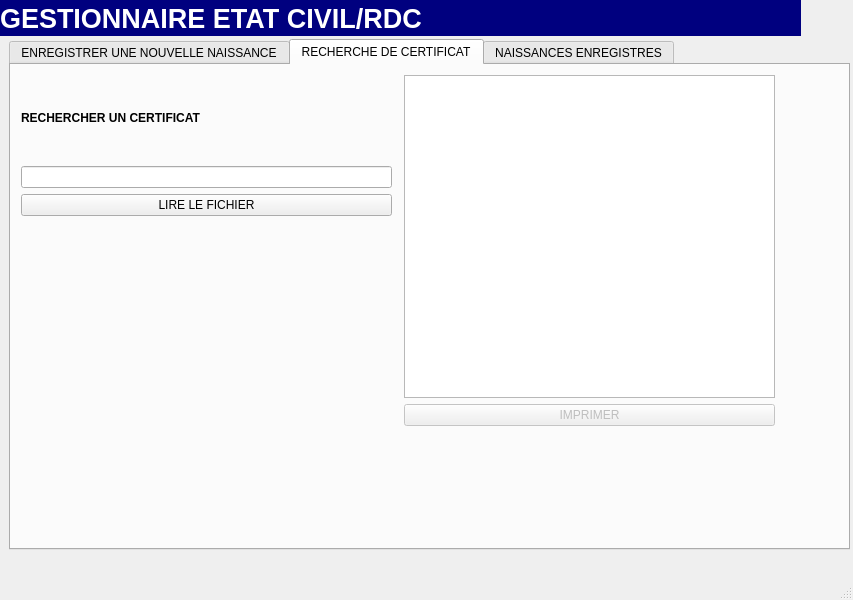
<?xml version="1.0" encoding="UTF-8"?>
<ui version="4.0">
 <class>naissances</class>
 <widget class="QMainWindow" name="naissances">
  <property name="geometry">
   <rect>
    <x>0</x>
    <y>0</y>
    <width>853</width>
    <height>600</height>
   </rect>
  </property>
  <property name="windowTitle">
   <string>MainWindow</string>
  </property>
  <widget class="QWidget" name="centralwidget">
   <widget class="QTabWidget" name="tabWidget">
    <property name="geometry">
     <rect>
      <x>9</x>
      <y>39</y>
      <width>841</width>
      <height>511</height>
     </rect>
    </property>
    <property name="currentIndex">
     <number>1</number>
    </property>
    <widget class="QWidget" name="tab">
     <attribute name="title">
      <string>ENREGISTRER UNE NOUVELLE NAISSANCE</string>
     </attribute>
     <widget class="QWidget" name="layoutWidget_2">
      <property name="geometry">
       <rect>
        <x>9</x>
        <y>9</y>
        <width>821</width>
        <height>471</height>
       </rect>
      </property>
      <layout class="QGridLayout" name="gridLayout">
       <item row="12" column="0">
        <widget class="QLabel" name="label_3">
         <property name="text">
          <string>NOM DU PERE</string>
         </property>
        </widget>
       </item>
       <item row="15" column="0">
        <widget class="QLabel" name="label_7">
         <property name="text">
          <string>NOM DE LA MERE</string>
         </property>
        </widget>
       </item>
       <item row="19" column="0">
        <widget class="QLabel" name="label_8">
         <property name="text">
          <string>SEXE</string>
         </property>
        </widget>
       </item>
       <item row="2" column="0">
        <widget class="QLabel" name="label_2">
         <property name="text">
          <string>POSTNOM DE LA PERSONNE</string>
         </property>
        </widget>
       </item>
       <item row="4" column="0">
        <widget class="QLabel" name="label_10">
         <property name="text">
          <string>LIEU DE NAISSANCE</string>
         </property>
        </widget>
       </item>
       <item row="11" column="0">
        <widget class="QDateEdit" name="dateevent"/>
       </item>
       <item row="1" column="0">
        <widget class="QLineEdit" name="name"/>
       </item>
       <item row="5" column="0">
        <widget class="QLineEdit" name="lieunaiss"/>
       </item>
       <item row="17" column="0">
        <widget class="QLabel" name="label_4">
         <property name="text">
          <string>ADRESSE DES PARENTS</string>
         </property>
        </widget>
       </item>
       <item row="14" column="0" colspan="2">
        <widget class="QLineEdit" name="father">
         <property name="text">
          <string/>
         </property>
        </widget>
       </item>
       <item row="3" column="0">
        <widget class="QLineEdit" name="postname"/>
       </item>
       <item row="0" column="0">
        <widget class="QLabel" name="label">
         <property name="text">
          <string>NOM DE LA PERSONNE</string>
         </property>
        </widget>
       </item>
       <item row="6" column="0">
        <widget class="QLabel" name="label_9">
         <property name="text">
          <string>DATE DE NAISSANCE</string>
         </property>
        </widget>
       </item>
       <item row="16" column="0">
        <widget class="QLineEdit" name="mother"/>
       </item>
       <item row="21" column="0">
        <widget class="QComboBox" name="gender">
         <item>
          <property name="text">
           <string>MASCULIN</string>
          </property>
         </item>
         <item>
          <property name="text">
           <string>FEMININ</string>
          </property>
         </item>
        </widget>
       </item>
       <item row="22" column="0">
        <widget class="QPushButton" name="save_button">
         <property name="text">
          <string>ENREGISTRER</string>
         </property>
        </widget>
       </item>
       <item row="18" column="0">
        <widget class="QLineEdit" name="adress"/>
       </item>
      </layout>
     </widget>
    </widget>
    <widget class="QWidget" name="tab_2">
     <attribute name="title">
      <string>RECHERCHE DE CERTIFICAT</string>
     </attribute>
     <widget class="QWidget" name="layoutWidget">
      <property name="geometry">
       <rect>
        <x>10</x>
        <y>10</y>
        <width>371</width>
        <height>141</height>
       </rect>
      </property>
      <layout class="QGridLayout" name="gridLayout_2">
       <item row="0" column="0">
        <widget class="QLabel" name="label_5">
         <property name="font">
          <font>
           <bold>true</bold>
          </font>
         </property>
         <property name="text">
          <string>RECHERCHER UN CERTIFICAT</string>
         </property>
        </widget>
       </item>
       <item row="1" column="0">
        <widget class="QLineEdit" name="name_fichier"/>
       </item>
       <item row="2" column="0">
        <widget class="QPushButton" name="lire_fichier">
         <property name="text">
          <string>LIRE LE FICHIER</string>
         </property>
        </widget>
       </item>
      </layout>
     </widget>
     <widget class="QWidget" name="layoutWidget_3">
      <property name="geometry">
       <rect>
        <x>393</x>
        <y>10</y>
        <width>371</width>
        <height>351</height>
       </rect>
      </property>
      <layout class="QGridLayout" name="gridLayout_3">
       <item row="0" column="0">
        <widget class="QTextEdit" name="fullcomplete"/>
       </item>
       <item row="1" column="0">
        <widget class="QPushButton" name="print_file">
         <property name="enabled">
          <bool>false</bool>
         </property>
         <property name="text">
          <string>IMPRIMER</string>
         </property>
        </widget>
       </item>
      </layout>
     </widget>
    </widget>
    <widget class="QWidget" name="tab_5">
     <attribute name="title">
      <string>NAISSANCES ENREGISTRES</string>
     </attribute>
     <widget class="QTableWidget" name="tableWidget">
      <property name="geometry">
       <rect>
        <x>0</x>
        <y>0</y>
        <width>831</width>
        <height>471</height>
       </rect>
      </property>
      <column>
       <property name="text">
        <string>NOM</string>
       </property>
      </column>
      <column>
       <property name="text">
        <string>POSTNOM</string>
       </property>
      </column>
      <column>
       <property name="text">
        <string>LIEU NAISSANCE</string>
       </property>
      </column>
      <column>
       <property name="text">
        <string>DATE NAISSANCE</string>
       </property>
      </column>
      <column>
       <property name="text">
        <string> NOM DU PERE</string>
       </property>
      </column>
      <column>
       <property name="text">
        <string>NOM DE LA MERE</string>
       </property>
      </column>
      <column>
       <property name="text">
        <string>ADRESSE  PARENTS</string>
       </property>
      </column>
      <column>
       <property name="text">
        <string>SEXE</string>
       </property>
      </column>
     </widget>
    </widget>
   </widget>
   <widget class="QLabel" name="label_6">
    <property name="geometry">
     <rect>
      <x>0</x>
      <y>0</y>
      <width>801</width>
      <height>36</height>
     </rect>
    </property>
    <property name="font">
     <font>
      <pointsize>20</pointsize>
      <bold>true</bold>
     </font>
    </property>
    <property name="layoutDirection">
     <enum>Qt::LeftToRight</enum>
    </property>
    <property name="styleSheet">
     <string notr="true">color: rgb(255, 255, 255);
background-color: rgb(0, 0, 127);</string>
    </property>
    <property name="text">
     <string>GESTIONNAIRE ETAT CIVIL/RDC</string>
    </property>
   </widget>
  </widget>
  <widget class="QMenuBar" name="menubar">
   <property name="geometry">
    <rect>
     <x>0</x>
     <y>0</y>
     <width>853</width>
     <height>21</height>
    </rect>
   </property>
  </widget>
  <widget class="QStatusBar" name="statusbar"/>
 </widget>
 <resources/>
 <connections/>
</ui>
